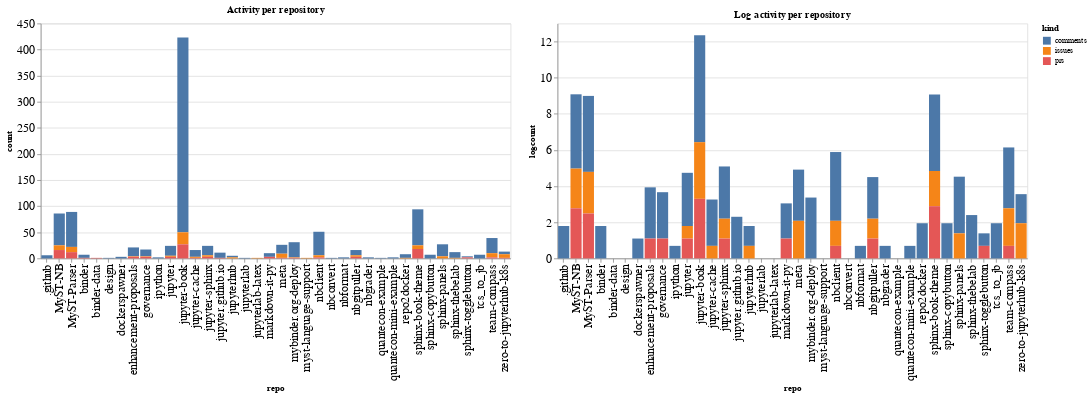

The cell this chart's notebook holds for it:
### Code cell
ch1 = alt.Chart(repo_summaries, width=600, title="Activity per repository").mark_bar().encode(
    x='repo',
    y='count',
    color='kind',
    tooltip="kind"
)

ch2 = alt.Chart(repo_summaries, width=600, title="Log activity per repository").mark_bar().encode(
    x='repo',
    y='logcount',
    color='kind',
    tooltip="kind"
)

ch1 | ch2

### Figure 1 — Vega-Lite specification as saved in the notebook (floating-point values rounded to 4 significant figures)
{"config": {"axisLeft": {"labelFontSize": 15}, "axisBottom": {"labelFontSize": 15}}, "hconcat": [{"mark": "bar", "encoding": {"color": {"type": "nominal", "field": "kind"}, "tooltip": {"type": "nominal", "field": "kind"}, "x": {"type": "nominal", "field": "repo"}, "y": {"type": "quantitative", "field": "count"}}, "title": "Activity per repository", "width": 600}, {"mark": "bar", "encoding": {"color": {"type": "nominal", "field": "kind"}, "tooltip": {"type": "nominal", "field": "kind"}, "x": {"type": "nominal", "field": "repo"}, "y": {"type": "quantitative", "field": "logcount"}}, "title": "Log activity per repository", "width": 600}], "data": {"name": "data-dede705da062801b7809374ec67bad2c"}, "$schema": "https://vega.github.io/schema/vega-lite/v4.8.1.json", "datasets": {"data-dede705da062801b7809374ec67bad2c": [{"repo": ".github", "kind": "comments", "count": 6, "logcount": 1.792}, {"repo": "MyST-NB", "kind": "comments", "count": 61, "logcount": 4.111}, {"repo": "MyST-NB", "kind": "issues", "count": 9, "logcount": 2.197}, {"repo": "MyST-NB", "kind": "prs", "count": 16, "logcount": 2.773}, {"repo": "MyST-Parser", "kind": "comments", "count": 67, "logcount": 4.205}, {"repo": "MyST-Parser", "kind": "issues", "count": 10, "logcount": 2.303}, {"repo": "MyST-Parser", "kind": "prs", "count": 12, "logcount": 2.485}, {"repo": "binder", "kind": "comments", "count": 6, "logcount": 1.792}, {"repo": "binder", "kind": "prs", "count": 1, "logcount": 0.0}, {"repo": "binder-data", "kind": "prs", "count": 1, "logcount": 0.0}, {"repo": "design", "kind": "comments", "count": 1, "logcount": 0.0}, {"repo": "dockerspawner", "kind": "comments", "count": 3, "logcount": 1.099}, {"repo": "enhancement-proposals", "kind": "comments", "count": 17, "logcount": 2.833}, {"repo": "enhancement-proposals", "kind": "issues", "count": 1, "logcount": 0.0}, {"repo": "enhancement-proposals", "kind": "prs", "count": 3, "logcount": 1.099}, {"repo": "governance", "kind": "comments", "count": 13, "logcount": 2.565}, {"repo": "governance", "kind": "issues", "count": 1, "logcount": 0.0}, {"repo": "governance", "kind": "prs", "count": 3, "logcount": 1.099}, {"repo": "ipython", "kind": "comments", "count": 2, "logcount": 0.6931}, {"repo": "jupyter", "kind": "comments", "count": 19, "logcount": 2.944}, {"repo": "jupyter", "kind": "issues", "count": 2, "logcount": 0.6931}, {"repo": "jupyter", "kind": "prs", "count": 3, "logcount": 1.099}, {"repo": "jupyter-book", "kind": "comments", "count": 373, "logcount": 5.922}, {"repo": "jupyter-book", "kind": "issues", "count": 23, "logcount": 3.135}, {"repo": "jupyter-book", "kind": "prs", "count": 27, "logcount": 3.296}, {"repo": "jupyter-cache", "kind": "comments", "count": 13, "logcount": 2.565}, {"repo": "jupyter-cache", "kind": "issues", "count": 2, "logcount": 0.6931}, {"repo": "jupyter-cache", "kind": "prs", "count": 1, "logcount": 0.0}, {"repo": "jupyter-sphinx", "kind": "comments", "count": 18, "logcount": 2.89}, {"repo": "jupyter-sphinx", "kind": "issues", "count": 3, "logcount": 1.099}, {"repo": "jupyter-sphinx", "kind": "prs", "count": 3, "logcount": 1.099}, {"repo": "jupyter.github.io", "kind": "comments", "count": 10, "logcount": 2.303}, {"repo": "jupyter.github.io", "kind": "prs", "count": 1, "logcount": 0.0}, {"repo": "jupyterhub", "kind": "comments", "count": 3, "logcount": 1.099}, {"repo": "jupyterhub", "kind": "issues", "count": 2, "logcount": 0.6931}, {"repo": "jupyterlab", "kind": "comments", "count": 1, "logcount": 0.0}, {"repo": "jupyterlab-latex", "kind": "issues", "count": 1, "logcount": 0.0}, {"repo": "markdown-it-py", "kind": "comments", "count": 7, "logcount": 1.946}, {"repo": "markdown-it-py", "kind": "prs", "count": 3, "logcount": 1.099}, {"repo": "meta", "kind": "comments", "count": 17, "logcount": 2.833}, {"repo": "meta", "kind": "issues", "count": 8, "logcount": 2.079}, {"repo": "meta", "kind": "prs", "count": 1, "logcount": 0.0}, {"repo": "mybinder.org-deploy", "kind": "comments", "count": 29, "logcount": 3.367}, {"repo": "mybinder.org-deploy", "kind": "issues", "count": 1, "logcount": 0.0}, {"repo": "mybinder.org-deploy", "kind": "prs", "count": 1, "logcount": 0.0}, {"repo": "myst-language-support", "kind": "issues", "count": 1, "logcount": 0.0}, {"repo": "nbclient", "kind": "comments", "count": 45, "logcount": 3.807}, {"repo": "nbclient", "kind": "issues", "count": 4, "logcount": 1.386}, {"repo": "nbclient", "kind": "prs", "count": 2, "logcount": 0.6931}, {"repo": "nbconvert", "kind": "comments", "count": 1, "logcount": 0.0}, {"repo": "nbformat", "kind": "comments", "count": 2, "logcount": 0.6931}, {"repo": "nbgitpuller", "kind": "comments", "count": 10, "logcount": 2.303}, {"repo": "nbgitpuller", "kind": "issues", "count": 3, "logcount": 1.099}, {"repo": "nbgitpuller", "kind": "prs", "count": 3, "logcount": 1.099}, {"repo": "nbgrader", "kind": "comments", "count": 2, "logcount": 0.6931}, {"repo": "quantecon-example", "kind": "comments", "count": 1, "logcount": 0.0}, {"repo": "quantecon-mini-example", "kind": "comments", "count": 2, "logcount": 0.6931}, {"repo": "repo2docker", "kind": "comments", "count": 7, "logcount": 1.946}, {"repo": "repo2docker", "kind": "issues", "count": 1, "logcount": 0.0}, {"repo": "sphinx-book-theme", "kind": "comments", "count": 69, "logcount": 4.234}, {"repo": "sphinx-book-theme", "kind": "issues", "count": 7, "logcount": 1.946}, {"repo": "sphinx-book-theme", "kind": "prs", "count": 18, "logcount": 2.89}, {"repo": "sphinx-copybutton", "kind": "comments", "count": 7, "logcount": 1.946}, {"repo": "sphinx-panels", "kind": "comments", "count": 23, "logcount": 3.135}, {"repo": "sphinx-panels", "kind": "issues", "count": 4, "logcount": 1.386}, {"repo": "sphinx-thebelab", "kind": "comments", "count": 11, "logcount": 2.398}, {"repo": "sphinx-thebelab", "kind": "issues", "count": 1, "logcount": 0.0}, {"repo": "sphinx-togglebutton", "kind": "comments", "count": 2, "logcount": 0.6931}, {"repo": "sphinx-togglebutton", "kind": "prs", "count": 2, "logcount": 0.6931}, {"repo": "tcs_to_jb", "kind": "comments", "count": 7, "logcount": 1.946}, {"repo": "team-compass", "kind": "comments", "count": 29, "logcount": 3.367}, {"repo": "team-compass", "kind": "issues", "count": 8, "logcount": 2.079}, {"repo": "team-compass", "kind": "prs", "count": 2, "logcount": 0.6931}, {"repo": "zero-to-jupyterhub-k8s", "kind": "comments", "count": 5, "logcount": 1.609}, {"repo": "zero-to-jupyterhub-k8s", "kind": "issues", "count": 7, "logcount": 1.946}, {"repo": "zero-to-jupyterhub-k8s", "kind": "prs", "count": 1, "logcount": 0.0}]}}
